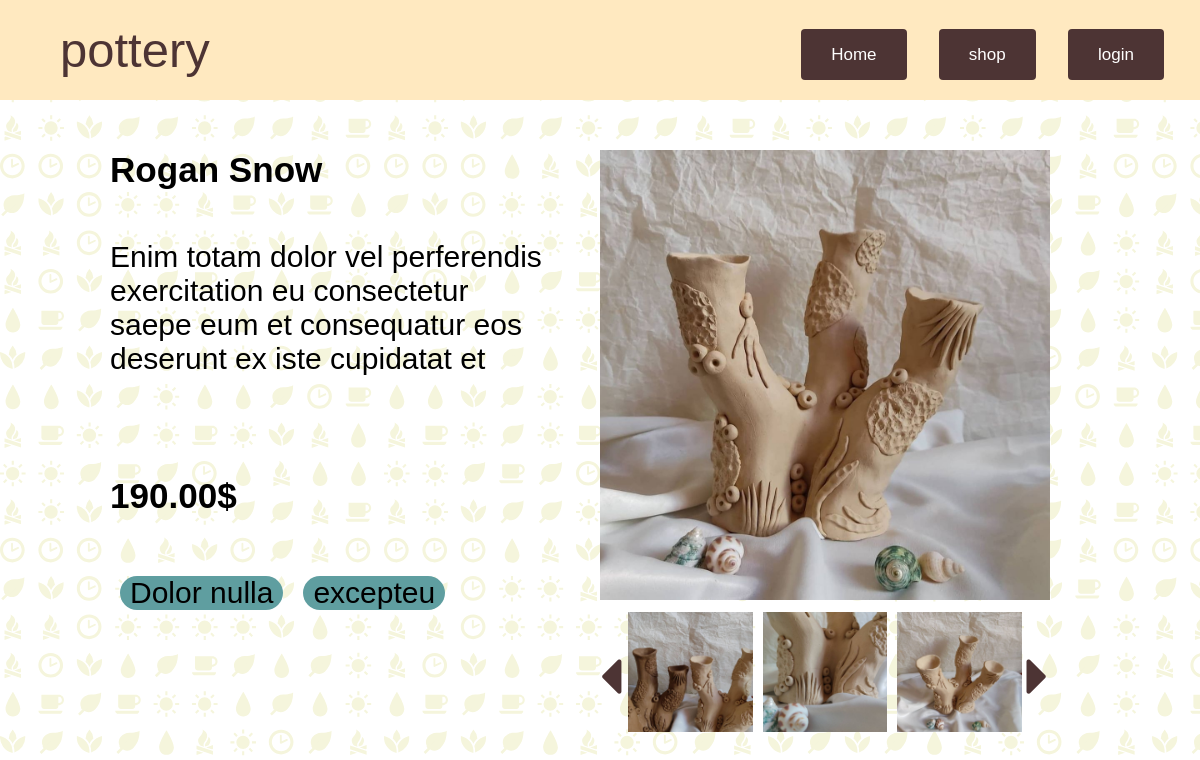
Page /shop/view_product/6 on the committed database.
### shop/models.py (models this page shows)
class Products(models.Model):
    product_id = models.AutoField(primary_key=True)
    name = models.CharField(max_length=35, null=False, unique=True)
    description = models.CharField(max_length=255)
    price = models.DecimalField(max_digits=10, decimal_places=2, default=0.)
    main_image = models.FileField(upload_to='shop/images')
    created_on = models.DateTimeField(blank=True, default=datetime.now)
    class Meta:
        db_table = 'Products'

class ProductsCategory(models.Model):
    productscategory_id = models.AutoField(primary_key=True)
    category = models.ForeignKey(to=Category, on_delete=models.CASCADE)
    product = models.ForeignKey(to=Products, on_delete=models.CASCADE)
    created_on = models.DateTimeField(blank=True, default=datetime.now)
    class Meta:
        db_table = 'ProductsCategory'

class Category(models.Model):
    category_id = models.AutoField(primary_key=True)
    category = models.CharField(max_length=20, null=True, blank=True)
    created_on = models.DateTimeField(blank=True, default=datetime.now)
    class Meta:
        db_table = 'Category'

class Pictures(models.Model):
    picture_id = models.AutoField(primary_key=True)
    image = models.FileField(upload_to='shop/images')
    product = models.ForeignKey(to=Products, on_delete=models.CASCADE)
    created_on = models.DateTimeField(blank=True, default=datetime.now)
    class Meta:
        db_table = 'Pictures'

### shop/views.py (the view)
# urls.py: path('view_product/<int:product_id>', view_product, name='view_product')
def view_product(request, product_id):
    product = Products.objects.get(product_id=product_id)
    try:
        if request.user.is_authenticated:
            users_orders_num = UserProduct_Cart.objects.get(product=product, user=request.user, stat="in_cart")
        else:
            users_orders_num = 0
    except UserProduct_Cart.DoesNotExist:
        users_orders_num = 0
    images = Pictures.objects.filter(product=product)
    category = ProductsCategory.objects.filter(product=product)
    num_of_all_orders = 0
    if request.user.is_authenticated:
        users_orders = UserProduct_Cart.objects.filter(user=request.user, stat="in_cart")
        num_of_all_orders = len(users_orders)
    data = {
        'product': product,
        'category': category,
        'images': images,
        "users_orders_num": users_orders_num,
        "num_of_all_orders": num_of_all_orders,
    }
    return render(request, 'view_product.html', data)

### templates/view_product.html (shortened to what this page needs)
{% extends 'base.html' %}
{% load static %}
{% block head_css %}
<link rel="stylesheet" type="text/css" href="{%  static  '/css/base.css'  %}" />
<link rel="stylesheet" type="text/css" href="{%  static  '/css/view_product.css'  %}" />
{% endblock %}
{% block content %}
<body style="background-image: url({% static 'images/Icon_grid.svg' %});">
    <div class="left">
        <div class="name up">
            <h3>{{ product.name|safe }}</h3>
        </div>
        <div class="description up">
            {{ product.description|safe }}
        </div>
        <div class="price up">
            <h3>{{ product.price|safe }}$</h3>
        </div>
        <div class="categorys">
            {% for category in category %}
                <div class="category up">
                    <span id="{{ category.category.category_id }}" class="search_link">{{ category.category.category|safe }}</span>
                </div>
            {% endfor %}
        </div>
    </div>
    <div class="right">
        <div>
            <img  class="main_image" src="{{ MEDIA_URL }}{{ product.main_image|safe }}" alt="{{ product.main_image|safe }}" id="main_img">
        </div>
        <div class="slider">
            <i class="fa fa-caret-left fa-2x arrow" aria-hidden="true" id="leftarrow"></i>
            <div class="sliders_images" id="sliders_images">
                {% for image in images %}
                        <img class="extra_image" src="{{ MEDIA_URL }}{{ image.image|safe }}" alt="{{ image.image|safe }}">
                {% endfor %}
            </div>
            <i class="fa fa-caret-right fa-2x arrow" aria-hidden="true" id="rightarrow"></i>
        </div>
    </div>
{% endblock %}

### static/css/base.css (style rules this page uses)
* { font-family: "Avant Garde", Avantgarde, "Century Gothic", CenturyGothic, "AppleGothic", sans-serif; }
body { margin: 0px; background-size: 100%; position: relative; }
html { scroll-behavior: smooth; }

### static/css/view_product.css (style rules this page uses)
div { font-size: 30px; }
.left { float: left; width: 45%; height: 600px; margin-left: 60px; }
.up { margin: 50px; }
.price { margin-top: 100px; }
.categorys { margin-left: 50px; display: flex; flex-wrap: wrap; }
.category { width: auto; padding: 0 10px; border: none; border-radius: 100px; margin: 10px; background-color: #5f9ea0; }
.right { float: right; width: 50%; height: 600px; }
.extra_image, .main_image { margin: 5px; }
.main_image { width: 450px; height: 450px; margin-top: 50px; margin-left: 0px; }
.extra_image { width: 125px; height: 120px; }
.slider { width: 450px; height: 120px; display: flex; align-items: center; }
.sliders_images { width: 430px; display: flex; flex-wrap: nowrap; overflow-x: hidden; scroll-behavior: smooth; }
.arrow { height: 50px; width: 25px; color: #4D3434; cursor: pointer; }

### rows in the picture
Products: name "Rogan Snow", description "Enim totam dolor vel perferendis exercitation eu consectetur saepe eum et consequatur eos deserunt ex iste cupidatat et", price "190.00", main_image (picture)
ProductsCategory: category.category "Dolor nulla"
ProductsCategory: category.category "excepteu"
Pictures: image (picture)
Pictures: image (picture)
Pictures: image (picture)
